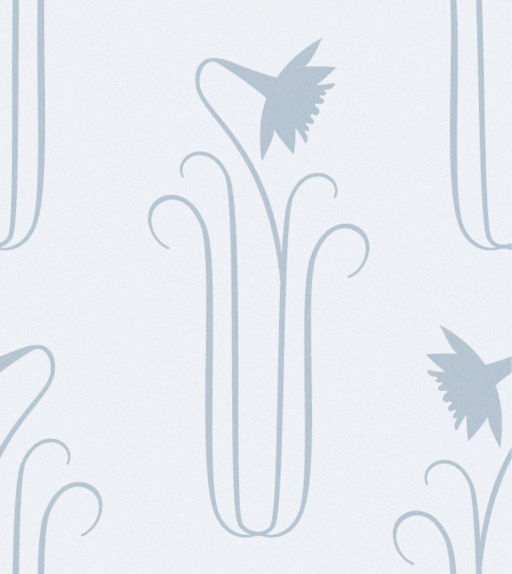
#> input picture scenes/bathroom/wallpaper-1.jpg, 1024 x 1148 px, given in place of bathroom, which was not available (shown at 1/2 size)
$ python figuremaker.py ../scenes/bathroom --crop 5 5 5 5
#> lines starting #> are read from the running program, lines starting #| are printed output that depends on the picture
#!/usr/bin/env python3
"""
figuremaker.py — annotated full images + magnified crops for paper figures.

Usage:
  python3 evaluation-tools/figuremaker.py --crop X Y W H \
      selected-final-renders/bedroom_pt_spp1_*.png selected-final-renders/bedroom_restir_spp1_*.png

For each input PNG this writes two files next to each other in --out:
  <name>_annotated.png   the full image with a coloured rectangle at the crop
  <name>_crop.png        the crop region magnified with nearest-neighbour

One --crop rectangle applies to EVERY input, so compared methods always show
the pixel-exact same region — the convention comparison figures must follow.
Nearest-neighbour magnification preserves the noise character being shown;
bilinear smoothing would hide exactly what the figure is about.

This script never renders, never overwrites its inputs, never deletes.
Tests: evaluation-tools/test_figuremaker.py (pytest).
"""

import argparse
import os

from PIL import Image, ImageColor, ImageDraw

# ---------------------------------------------------------------------------
# Constants — no magic strings below this block.
# ---------------------------------------------------------------------------

EVALUATION_TOOLS_DIR = os.path.dirname(os.path.abspath(__file__))
FIGURES_DIR = os.path.join(EVALUATION_TOOLS_DIR, "figures")

ANNOTATED_SUFFIX = "_annotated.png"
CROP_SUFFIX = "_crop.png"

DEFAULT_BOX_COLOR = "red"
DEFAULT_MAGNIFICATION = 4

# Rectangle outline thickness relative to image size, with a readable floor.
OUTLINE_FRACTION = 1.0 / 300.0
OUTLINE_MINIMUM_PIXELS = 2


def outline_width(image_width, image_height):
    return max(OUTLINE_MINIMUM_PIXELS,
               round(min(image_width, image_height) * OUTLINE_FRACTION))


def annotate(image, crop_box, color):
    # crop_box = (left, top, right, bottom), PIL convention.
    annotated = image.copy()
    draw = ImageDraw.Draw(annotated)
    draw.rectangle(crop_box, outline=color,
                   width=outline_width(image.width, image.height))
    return annotated


def magnify_crop(image, crop_box, magnification):
    crop = image.crop(crop_box)
    return crop.resize((crop.width * magnification, crop.height * magnification),
                       Image.NEAREST)


def output_paths(input_path, out_dir):
    stem = os.path.splitext(os.path.basename(input_path))[0]
    return (os.path.join(out_dir, stem + ANNOTATED_SUFFIX),
            os.path.join(out_dir, stem + CROP_SUFFIX))


def make_figure_pair(input_path, crop_box, color, magnification, out_dir):
#> called with input_path = '../scenes/bathroom', crop_box = (5, 5, 10, 10), color = (255, 0, 0), magnification = 4, out_dir = 'evaluation-tools/figures'
    image = Image.open(input_path).convert("RGB")
#> image is the input picture: PIL image 1024x1148 RGB; mean R, G, B 231.8, 235.8, 241.6

    left, top, right, bottom = crop_box
    if not (0 <= left < right <= image.width and 0 <= top < bottom <= image.height):
        raise SystemExit(f"{input_path}: crop {crop_box} outside image "
                         f"{image.width}x{image.height}")

    annotated_path, crop_path = output_paths(input_path, out_dir)
    annotate(image, crop_box, color).save(annotated_path)
    magnify_crop(image, crop_box, magnification).save(crop_path)
#> in magnify_crop, `return crop.resize((crop.width * magnification, crop.height * magnific..`:
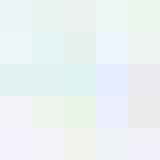
#> returned value: PIL image 20x20 RGB (shown 8 times larger); mean R, G, B 234.9, 242.3, 243.5
    print(f"-> {annotated_path}")
    print(f"-> {crop_path}")


def main():
    parser = argparse.ArgumentParser(description=__doc__, formatter_class=argparse.RawDescriptionHelpFormatter)
    parser.add_argument(
        "images",
        nargs="+",
        help="input PNGs (renders, error maps); the same crop is applied to all"
    )
    parser.add_argument(
        "--crop",
        nargs=4,
        type=int,
        required=True,
        metavar=("X", "Y", "W", "H"),
        help="crop rectangle: left, top, width, height, in pixels of the input"
    )
    parser.add_argument(
        "--color",
        default=DEFAULT_BOX_COLOR,
        help=f"rectangle colour, any PIL colour name or #rrggbb (default {DEFAULT_BOX_COLOR})"
    )
    parser.add_argument(
        "--magnification",
        type=int,
        default=DEFAULT_MAGNIFICATION,
        help=f"nearest-neighbour upscale factor for the crop (default {DEFAULT_MAGNIFICATION})"
    )
    parser.add_argument(
        "--out",
        default=FIGURES_DIR,
        help="output directory (default evaluation-tools/figures)"
    )
    args = parser.parse_args()

    color = ImageColor.getrgb(args.color)
    x, y, w, h = args.crop
    crop_box = (x, y, x + w, y + h)

    os.makedirs(args.out, exist_ok=True)
    for path in args.images:
        make_figure_pair(path, crop_box, color, args.magnification, args.out)


if __name__ == "__main__":
    main()

$ run again, on scenes/bathroom/wallpaper-2.jpg
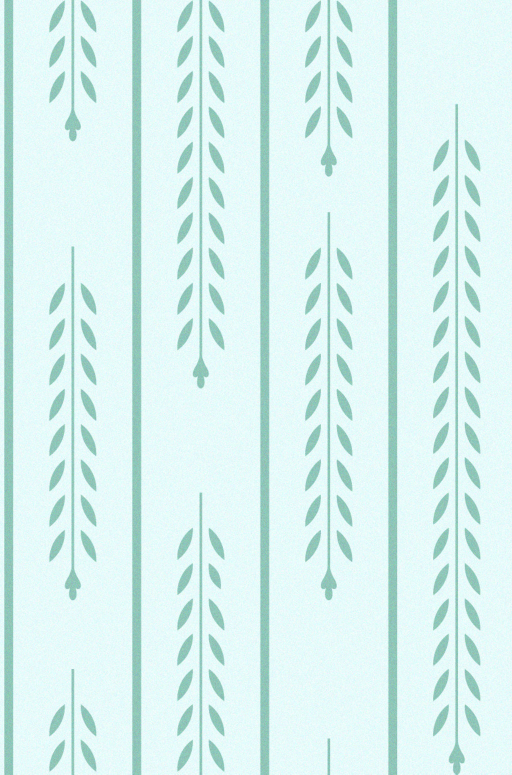
#> input picture scenes/bathroom/wallpaper-2.jpg, 1024 x 1549 px, given in place of bathroom, which was not available (shown at 1/2 size)
#> in make_figure_pair, image is the input picture: PIL image 1024x1549 RGB; mean R, G, B 216.6, 242.1, 239.9
#> in magnify_crop, `return crop.resize((crop.width * magnification, crop.height * magnific..`:
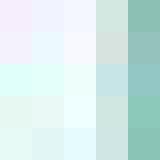
#> returned value: PIL image 20x20 RGB (shown 8 times larger); mean R, G, B 211.8, 234.6, 233
